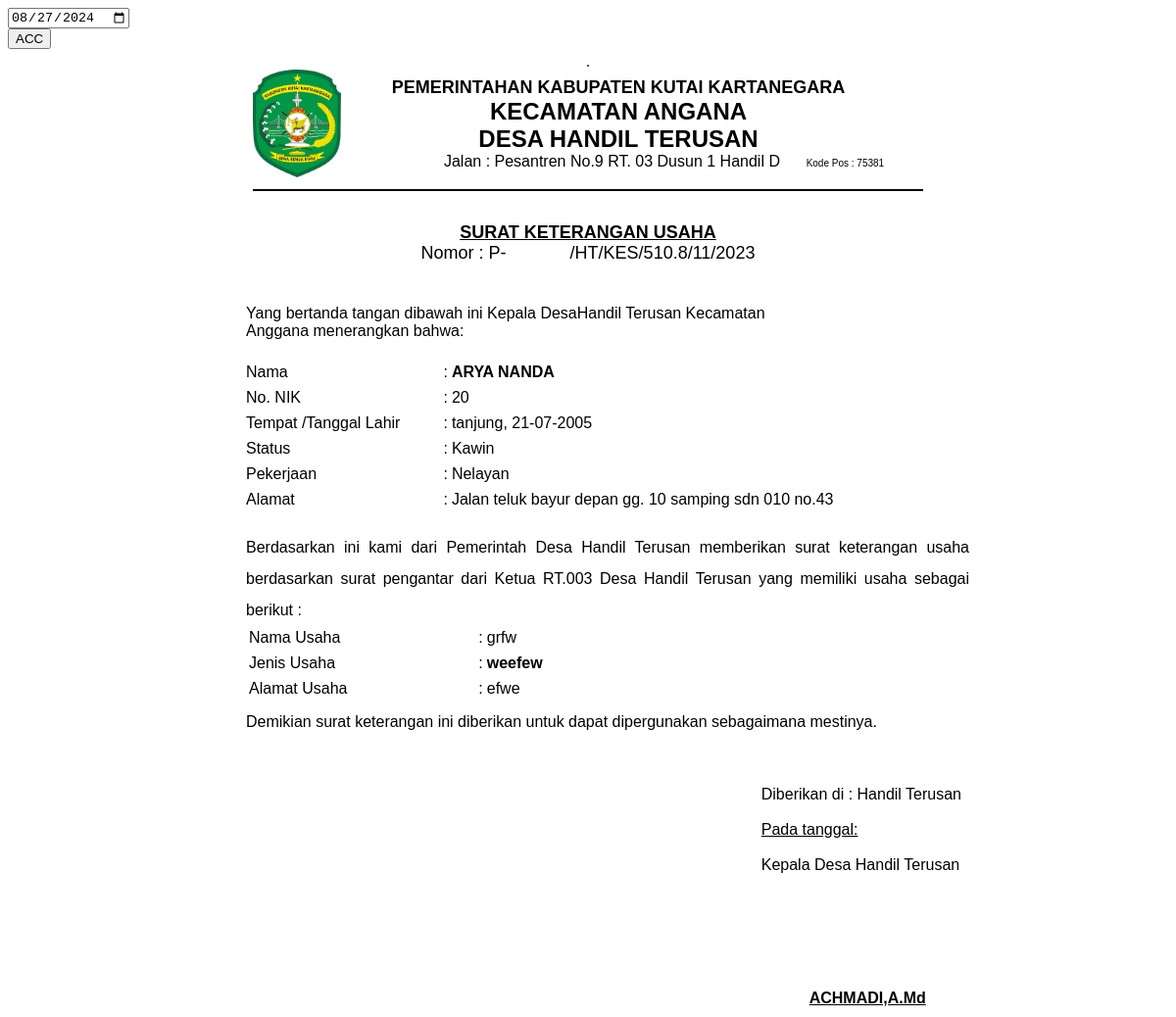
/kepala-desa/view_sku.php?id_request_sku=33, run on the app's committed database.
### tables this page shows
CREATE TABLE `data_request_sku` (
  `id_request_sku` int NOT NULL,
  `nik` varchar(16) NOT NULL,
  `tanggal_request` timestamp NOT NULL DEFAULT CURRENT_TIMESTAMP,
  `scan_ktp_u` text NOT NULL,
  `scan_kk_u` text NOT NULL,
  `nama_usaha` varchar(30) NOT NULL,
  `jenis_usaha` varchar(30) NOT NULL,
  `alamat_usaha` varchar(255) NOT NULL DEFAULT 'Data sedang diperiksa oleh Staf',
  `rt_u` varchar(16) DEFAULT NULL,
  `keterangan` varchar(255) DEFAULT 'Data sedang diperiksa oleh Staf',
  `request` varchar(20) NOT NULL DEFAULT 'USAHA',
  `status` int NOT NULL DEFAULT '0',
  `acc` date DEFAULT NULL
);

CREATE TABLE `data_user` (
  `nik` varchar(16) NOT NULL,
  `password` varchar(225) NOT NULL,
  `hak_akses` varchar(50) NOT NULL,
  `nama` varchar(30) NOT NULL,
  `tanggal_lahir` date NOT NULL,
  `tempat_lahir` varchar(30) NOT NULL,
  `jekel` varchar(20) NOT NULL,
  `agama` varchar(20) DEFAULT NULL,
  `rt` int DEFAULT NULL,
  `alamat` text,
  `telepon` varchar(13) DEFAULT NULL,
  `pekerjaan` varchar(50) DEFAULT NULL,
  `status_warga` varchar(30) DEFAULT NULL
);

### kepala-desa/view_sku.php (the view, shortened to what this page needs)
<?php include '../konek.php'; ?>
<link href="../style/css/sweetalert.css" rel="stylesheet" type="text/css">
<?php
if (isset($_GET['id_request_sku'])) {
    $id = $_GET['id_request_sku'];
    $sql = "SELECT * FROM data_request_sku natural join data_user WHERE id_request_sku='$id'";
    $query = mysqli_query($konek, $sql);
    $data = mysqli_fetch_array($query, MYSQLI_BOTH);
    $nik = $data['nik'];
    $nama = $data['nama'];
    $tempat = $data['tempat_lahir'];
    $tgl = $data['tanggal_lahir'];
    $tgl2 = $data['tanggal_request'];
    $format2 = date('d-m-Y', strtotime($tgl));
    $format6 = date('m/Y', strtotime($tgl2));
    $nama = $data['nama'];
    $alamat = $data['alamat'];
    $pekerjaan = $data['pekerjaan'];
    $status_warga = $data['status_warga'];
    $nama_usaha = $data['nama_usaha'];
    $jenis_usaha = $data['jenis_usaha'];
    $alamat_usaha = $data['alamat_usaha'];
    $rt_u = $data['rt_u'];
}
?>
<div class="page-inner mt--5">
    <div class="row mt--2">
        <div class="col-md-6">
            <div class="card full-height">
                <div class="card-body">
                    <div class="card-tools">
                        <form action="" method="POST">
                            <div class="form-group">
                                <input type="date" name="tgl_acc" class="form-control" value="<?php echo date('Y-m-d'); ?>">
                                <div class="form-group">
                                    <input type="submit" name="ttd" value="ACC" class="btn btn-primary btn-sm">
                                </div>
                            </div>
                        </form>
                    </div>
                </div>
            </div>
        </div>
    </div>
    <div class="row">
        <div class="col-md-12">
            <div class="card">
                <div class="card-body">
                    <table border="1" align="center">
                        <table border="0" align="center" style="font-family: Arial;">
                            <tr>
                                <td><img src="../style/img/lo.png" width="90" height="110" alt=""></td>
                                <td></td>
                                <td></td>
                                <td></td>
                                <td></td>
                                <td></td>
                                <td></td>
                                <td></td>
                                <td></td>
                                <td></td>
                                <td></td>
                                <td></td>
                                <td></td>
                                <td>
                                    <center>
                                        <font size="4"><b>PEMERINTAHAN KABUPATEN KUTAI KARTANEGARA</b></font><br>
                                        <font size="5"><b>KECAMATAN ANGANA</b></font><br>
                                        <font size="5"><b>DESA HANDIL TERUSAN</b></font><br>
                                    </center>
                                    <div style="text-align: right; margin-right: -40px;">
                                        <font size="3">Jalan : Pesantren No.9 RT. 03 Dusun 1 Handil
                                            D&nbsp;&nbsp;&nbsp;&nbsp;&nbsp;
                                        </font>
                                        <font size="1">Kode Pos : 75381</font>
                                    </div>
                                </td>
                                <td></td>
                                <td></td>
                                <td></td>
                                <td></td>
                                <td></td>
                                <td></td>
                                <td></td>
                                <td></td>
                                <td></td>
                                <td></td>
                                <td></td>
                                <td></td>
                                <td></td>
                                <td></td>
                                <td></td>
                                <td></td>
                                <td></td>
                                <td></td>
                                <td></td>
                                <td></td>
                            </tr>
                            <tr>
                                <td colspan="45">
                                    <hr color="black">
                                </td>
                            </tr>
                        </table>
                        <br>
                        <table border="0" align="center" style="font-size: 16px; font-family: Arial;">
                            <tr>
                                <td>
                                    <center>
                                        <font size="4"><u><b>SURAT KETERANGAN USAHA</b></u></font><br>
                                        <font size="4">Nomor : P-&nbsp;&nbsp;&nbsp;&nbsp;&nbsp;&nbsp;&nbsp;&nbsp;&nbsp;&nbsp;&nbsp;&nbsp;&nbsp;/HT/KES/510.8/<?php echo $format6; ?></font><br>
                                    </center>
                                </td>
                            </tr>
                        </table>
                        <br>
                        <br>
                        <table border="0" style="font-size: 16px; margin-left: 240px; font-family: Arial;">
                            <tr>
                                <td>
                                    Yang bertanda tangan dibawah ini Kepala DesaHandil Terusan Kecamatan<br>
                                    Anggana menerangkan bahwa:
                                </td>
                            </tr>
                        </table>
                        <br>
                        <table border="0" style="font-size: 16px; margin-left: 240px; font-family: Arial;">
                            <tr>
                                <td>Nama</td>
                                <td>:</td>
                                <td style="text-transform: uppercase;">
                                    <b>
                                        <?php echo $nama; ?>
                                    </b>
                                </td>
                            </tr>
                            <tr>
                                <td></td>
                            </tr>
                            <tr>
                                <td>No. NIK</td>
                                <td>:</td>
                                <td>
                                    <?php echo $nik; ?>
                                </td>
                            </tr>
                            <tr>
                                <td></td>
                            </tr>
                            <tr>
                                <td>Tempat /Tanggal Lahir&nbsp;&nbsp;&nbsp;&nbsp;&nbsp;&nbsp;&nbsp;&nbsp;&nbsp;</td>
                                <td>:</td>
                                <td>
                                    <?php echo $tempat . ", " . $format2; ?>
                                </td>
                            </tr>
                            <tr>
                                <td></td>
                            </tr>
                            <tr>
                                <td>Status </td>
                                <td>:</td>
                                <td>
                                    <?php echo $status_warga; ?>
                                </td>
                            </tr>
                            <tr>
                                <td></td>
                            </tr>
                            <tr>
                                <td>Pekerjaan</td>
                                <td>:</td>
                                <td>
                                    <?php echo $pekerjaan; ?>
                                </td>
                            </tr>
                            <tr>
                                <td></td>
                            </tr>
                            <tr>
                                <td>Alamat</td>
                                <td>:</td>
                                <td>
                                    <?php echo $alamat; ?>
                                </td>
                            </tr>
                        </table>
                        <br>
                        <table border="0" style="margin-left: 240px; margin-right: 200px;">
                            <tr>
                                <td style="font-size: 16px; font-family: Arial; text-align: justify; line-height: 2.0;">
                                    Berdasarkan ini kami dari Pemerintah Desa Handil Terusan memberikan surat
                                    keterangan usaha berdasarkan surat pengantar dari Ketua RT.<?php echo $rt_u; ?> Desa Handil
                                    Terusan yang memiliki usaha sebagai berikut :
                                    <table border="0" style=" font-family: Arial;">
                                        <tr>
                                            <td>Nama Usaha </td>
                                            <td>:</td>
                                            <td>
                                                <?php echo $nama_usaha; ?>
                                            </td>
                                        </tr>
                                        <tr>
                                            <td></td>
                                        </tr>
                                        <tr>
                                            <td>Jenis
                                                Usaha&nbsp;&nbsp;&nbsp;&nbsp;&nbsp;&nbsp;&nbsp;&nbsp;&nbsp;&nbsp;&nbsp;&nbsp;&nbsp;&nbsp;&nbsp;&nbsp;&nbsp;&nbsp;&nbsp;&nbsp;&nbsp;&nbsp;&nbsp;&nbsp;&nbsp;&nbsp;&nbsp;&nbsp;&nbsp;&nbsp;&nbsp;&nbsp;
                                            </td>
                                            <td>:</td>
                                            <td>
                                                <b>
                                                    <?php echo $jenis_usaha; ?>
                                                </b>
                                            </td>
                                        </tr>
                                        <tr>
                                            <td></td>
                                        </tr>
                                        <tr>
                                            <td>Alamat Usaha</td>
                                            <td>:</td>
                                            <td>
                                                <?php echo $alamat_usaha; ?>
                                            </td>
                                        </tr>
                                    </table>
                                </td>
                            </tr>
                        </table>
                        <table border="0" style="margin-left: 240px; margin-right: 200px;">
                            <tr>
                                <td style="font-size: 16px; font-family: Arial; text-align: justify; line-height: 2.0;">
                                    Demikian surat keterangan ini diberikan untuk dapat dipergunakan sebagaimana
                                    mestinya.
                                </td>
                            </tr>
                        </table>
                        <br>
                        <br>
                        <table border="0" align="right"
                            style=" font-size: 16px; font-family: Arial; text-align: justify; line-height: 2.0; margin-right: 200px;">
                            <tr>
                                <td>Diberikan di : Handil Terusan</td>
                            </tr>
                            <tr>
                                <td><u>Pada tanggal:
                                        <u></td>
                            </tr>
                            <tr>
                                <td>Kepala Desa Handil Terusan</td>
                            </tr>
                            <tr>
                                <td><br></td>
                                <td></td>
                                <td></td>
                            </tr>
                            <tr>
                                <td rowspan="15"></td>
                                <td></td>
                                <td rowspan="15"></td>
                            </tr>
                            <tr>
                                <td></td>
                            </tr>
                            <tr>
                                <td></td>
                            </tr>
                            <tr>
                                <td></td>
                            </tr>
                            <tr>
                                <td></td>
                            </tr>
                            <tr>
                                <td></td>
                            </tr>
                            <tr>
                                <td></td>
                            </tr>
                            <tr>
                                <td></td>
                            </tr>
                            <tr>
                                <td></td>
                            </tr>
                            <tr>
                                <td></td>
                            </tr>
                            <tr>
                                <td></td>
                            </tr>
                            <tr>
                                <td></td>
                            </tr>
                            <tr>
                                <td></td>
                            </tr>
                            <tr>
                                <td></td>
                            </tr>
                            <tr>
                                <td></td>
                            </tr>
                            <tr>
                                <td></td>
                            </tr>
                            <tr>
                                <td>&nbsp;&nbsp;&nbsp;&nbsp;&nbsp;&nbsp;&nbsp;&nbsp;&nbsp;&nbsp;&nbsp;<u><b>ACHMADI,A.Md</b></u>
                                </td>
                            </tr>
                        </table>
                    </table>
                </div>
            </div>
        </div>
    </div>
</div>

### data on the page
data_request_sku: tanggal_request "11/2023", nik.nama "ARYA NANDA", nik "20", nik.tempat_lahir "tanjung", nik.tanggal_lahir "21-07-2005", nik.status_warga "Kawin", nik.pekerjaan "Nelayan", nik.alamat "Jalan teluk bayur depan gg. 10 samping sdn 010 no.43", rt_u "003", nama_usaha "grfw", jenis_usaha "weefew", alamat_usaha "efwe"
